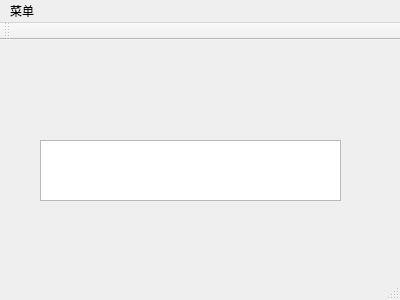
<?xml version="1.0" encoding="UTF-8"?>
<ui version="4.0">
 <class>SicilyAI</class>
 <widget class="QMainWindow" name="SicilyAI">
  <property name="geometry">
   <rect>
    <x>0</x>
    <y>0</y>
    <width>400</width>
    <height>300</height>
   </rect>
  </property>
  <property name="windowTitle">
   <string>SicilyAI</string>
  </property>
  <widget class="QWidget" name="centralWidget">
   <widget class="QTextEdit" name="textEdit">
    <property name="geometry">
     <rect>
      <x>40</x>
      <y>100</y>
      <width>301</width>
      <height>61</height>
     </rect>
    </property>
   </widget>
  </widget>
  <widget class="QMenuBar" name="menuBar">
   <property name="geometry">
    <rect>
     <x>0</x>
     <y>0</y>
     <width>400</width>
     <height>26</height>
    </rect>
   </property>
   <widget class="QMenu" name="menu">
    <property name="title">
     <string>菜单</string>
    </property>
   </widget>
   <addaction name="menu"/>
  </widget>
  <widget class="QToolBar" name="mainToolBar">
   <attribute name="toolBarArea">
    <enum>TopToolBarArea</enum>
   </attribute>
   <attribute name="toolBarBreak">
    <bool>false</bool>
   </attribute>
  </widget>
  <widget class="QStatusBar" name="statusBar"/>
 </widget>
 <layoutdefault spacing="6" margin="11"/>
 <resources/>
 <connections/>
</ui>
